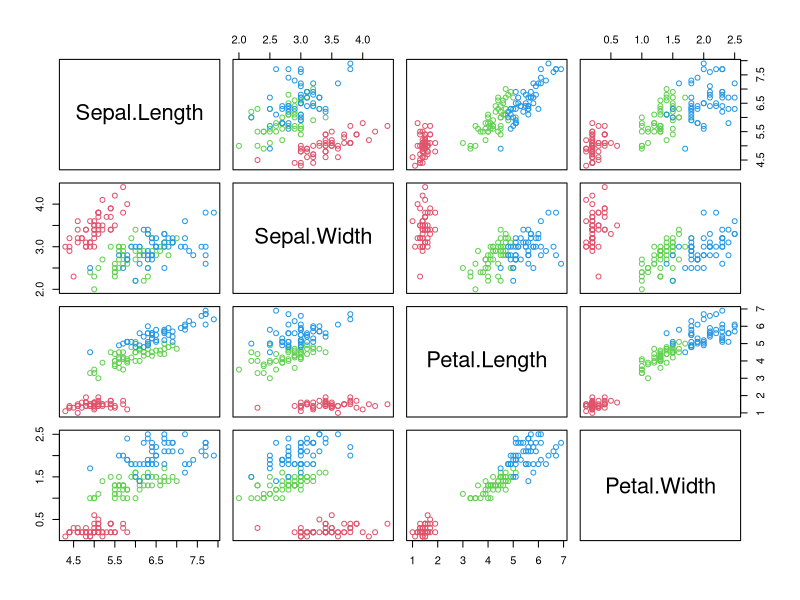

The R source for this figure:
#! /usr/bin/env Rscript

pdf("fig.pdf", 6, 6)
pairs(iris[, 1:4], col = as.integer(iris$Species) + 1)
invisible(dev.off())
